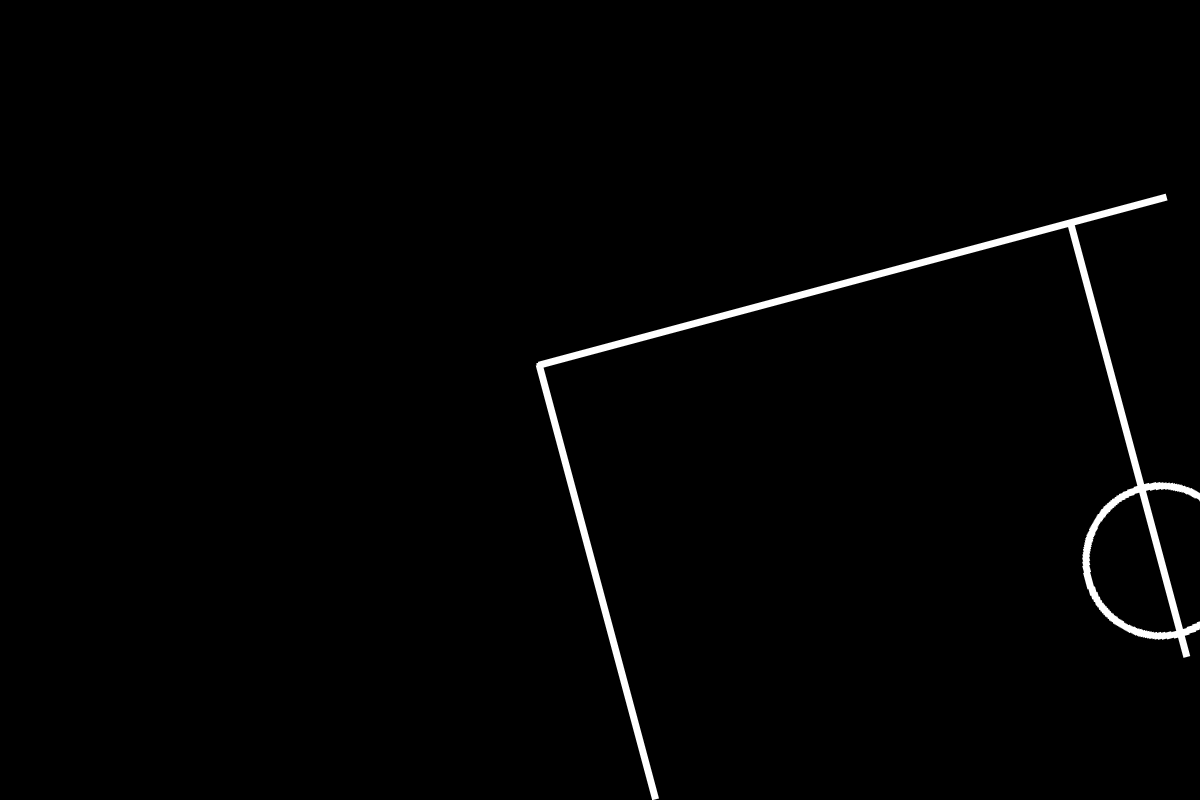
#> input picture src/vision_pkg/vision_pkg/maps/rotated_image.png, 1200 x 800 px, found by its file name
$ python image_damager.py ../maps/rotated_image.png
#> lines starting #> are read from the running program, lines starting #| are printed output that depends on the picture; after the words box and inside, x2 and y2 are one past the last pixel; in counts of white or black regions, pixels touching at a corner belong together
#> in main, img is the input picture: shape (800, 1200); min 0, max 255, mean 3.4
import cv2
import numpy as np
import random
import sys

def add_salt_noise(img, noise_prob=0.005):
    """
    Add salt noise (white pixels) to the image.

    Args:
        img (np.ndarray): Binary image.
        noise_prob (float): Probability that any pixel is set to white.

    Returns:
        np.ndarray: Image with added salt noise.
    """
#> called with noise_prob = 0.01
    noisy = img.copy()
    # Generate random noise mask: each pixel gets white with probability noise_prob.
    noise_mask = np.random.rand(*img.shape) < noise_prob
    noisy[noise_mask] = 255
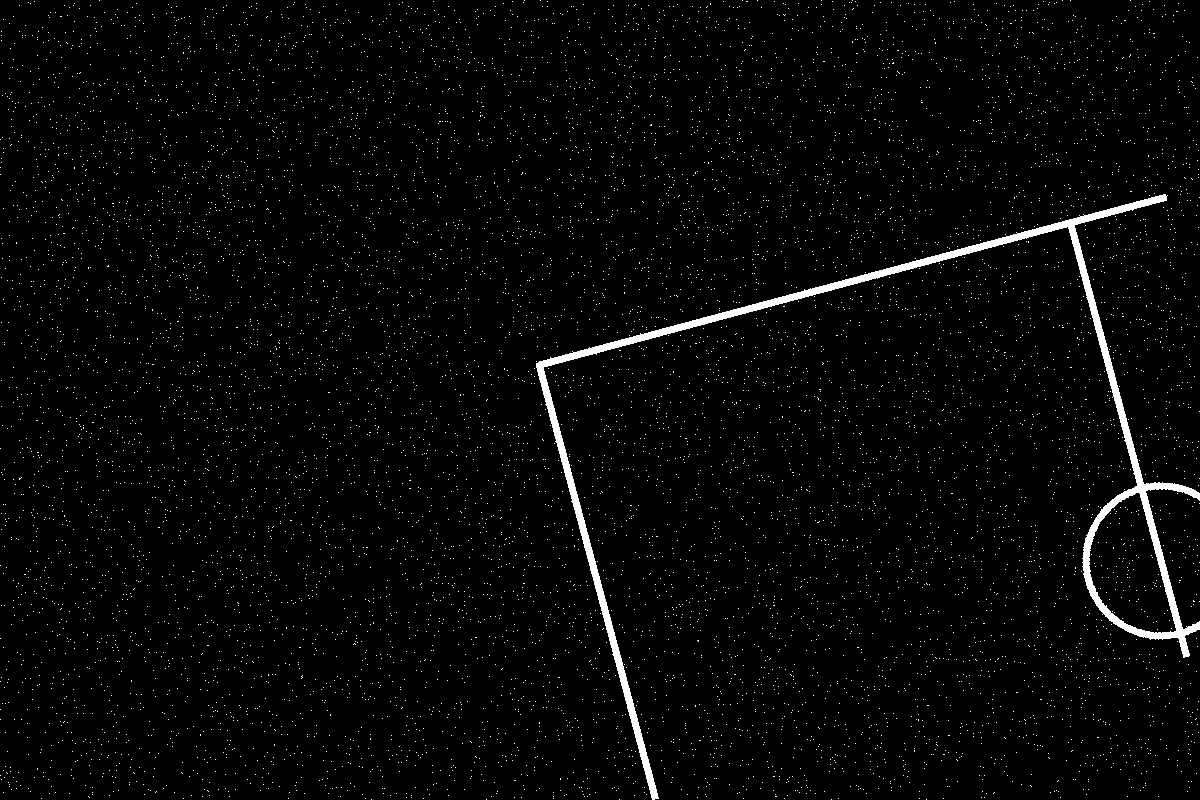
#> noisy: shape (800, 1200); 2.3% white; 9099 white regions (9098 under 20 px), largest, box (x1, y1, x2, y2) and area: (536, 194, 1200, 800) 13028
    return noisy

def add_white_clumps(img, num_clumps_range=(3, 10), clump_radius_range=(5, 20)):
    """
    Add random white clumps (circles) to the image.

    Args:
        img (np.ndarray): Binary image.
        num_clumps_range (tuple): Minimum and maximum number of clumps to add.
        clump_radius_range (tuple): Range for the radius of clumps.

    Returns:
        np.ndarray: Image with added white clumps.
    """
    damaged = img.copy()
    h, w = damaged.shape
    num_clumps = random.randint(*num_clumps_range)
    for _ in range(num_clumps):
        center = (random.randint(0, w - 1), random.randint(0, h - 1))
        radius = random.randint(*clump_radius_range)
        cv2.circle(damaged, center, radius, 255, -1)  # Filled white circle
    return damaged

def remove_clumps(img, num_remove_range=(3, 7), clump_radius_range=(5, 20), removal_type="full"):
    """
    Remove parts of the image by erasing random circular regions.

    Args:
        img (np.ndarray): Binary image.
        num_remove_range (tuple): Minimum and maximum number of clumps to remove.
        clump_radius_range (tuple): Range for the radius of the removed clumps.
        removal_type (str): "full" for completely blacking out the region,
                            "partial" for setting region to gray.

    Returns:
        np.ndarray: Image with removed (damaged) clumps.
    """
#> called with num_remove_range = (150, 300), clump_radius_range = (5, 20), removal_type = 'full'
    damaged = img.copy()
    h, w = damaged.shape
    num_remove = random.randint(*num_remove_range)
    for _ in range(num_remove):
        center = (random.randint(0, w - 1), random.randint(0, h - 1))
        radius = random.randint(*clump_radius_range)
        mask = np.zeros_like(damaged)
        cv2.circle(mask, center, radius, 255, -1)
        if removal_type == "full":
            damaged[mask == 255] = 0
        elif removal_type == "partial":
            damaged[mask == 255] = 128
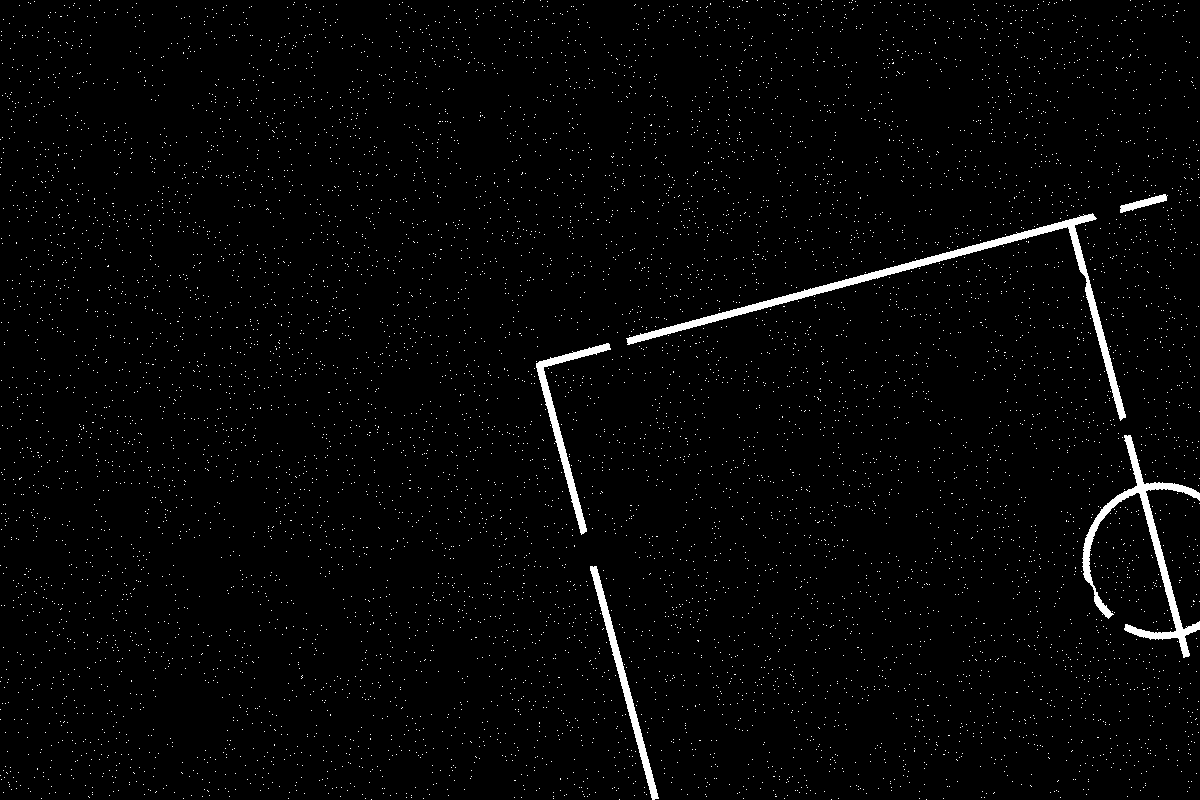
#> damaged: shape (800, 1200); 2.1% white; 8000 white regions (7995 under 20 px), largest, box (x1, y1, x2, y2) and area: (626, 213, 1126, 421) 4775, (1082, 435, 1200, 658) 3560, (536, 343, 611, 535) 1744, (590, 566, 659, 800) 1702, (1120, 194, 1168, 213) 341
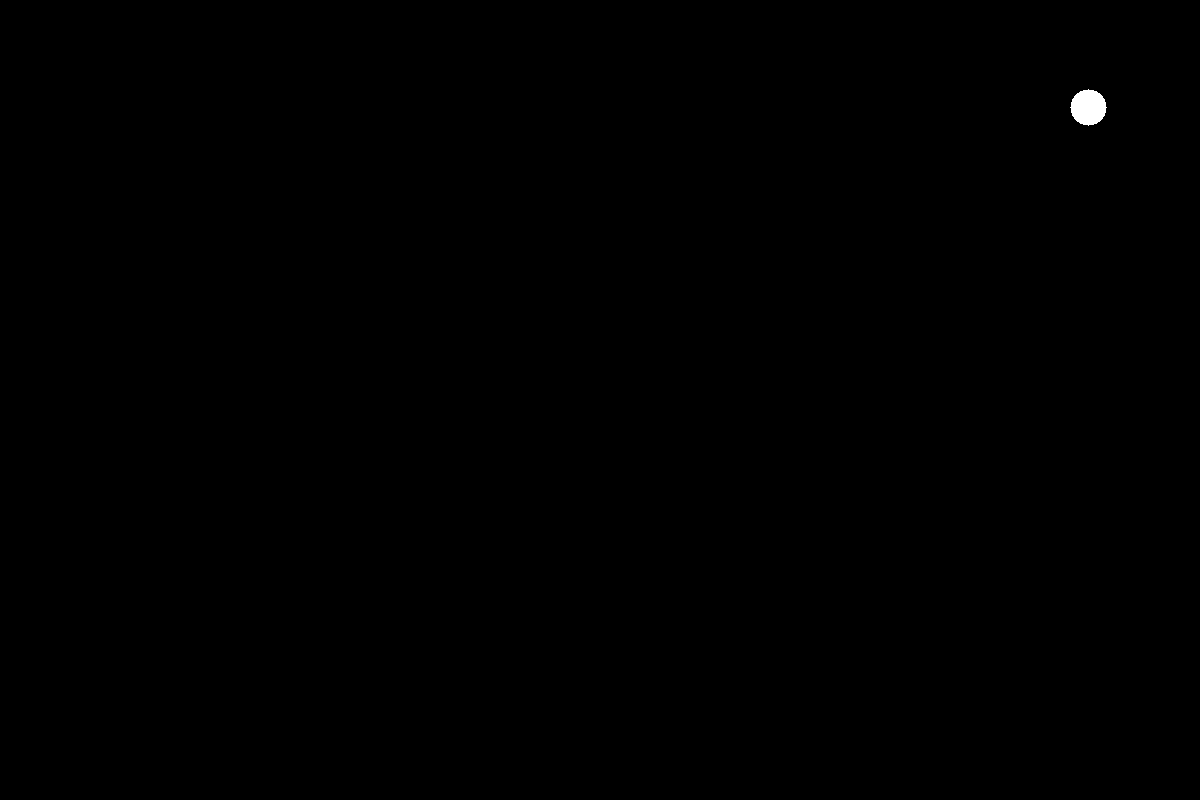
#> mask: shape (800, 1200); 0.11% white; 1 white region, box (x1, y1, x2, y2) and area: (1070, 89, 1107, 126) 1009
    return damaged

def damage_binary_image(binary_img, noise_prob=0.005):
    """
    Apply a series of damage operations on a binary image.

    Args:
        binary_img (np.ndarray): Input binary image.
        noise_prob (float): Probability for salt noise.

    Returns:
        np.ndarray: Damaged image.
    """
    damaged = add_salt_noise(binary_img, noise_prob=noise_prob)
    damaged = remove_clumps(damaged, num_remove_range=(150, 300), clump_radius_range=(5, 20), removal_type="full")
    damaged = add_white_clumps(damaged, num_clumps_range=(20, 40), clump_radius_range=(5, 10))
#> after the loop in add_white_clumps, `for _ in range(num_clumps):`:
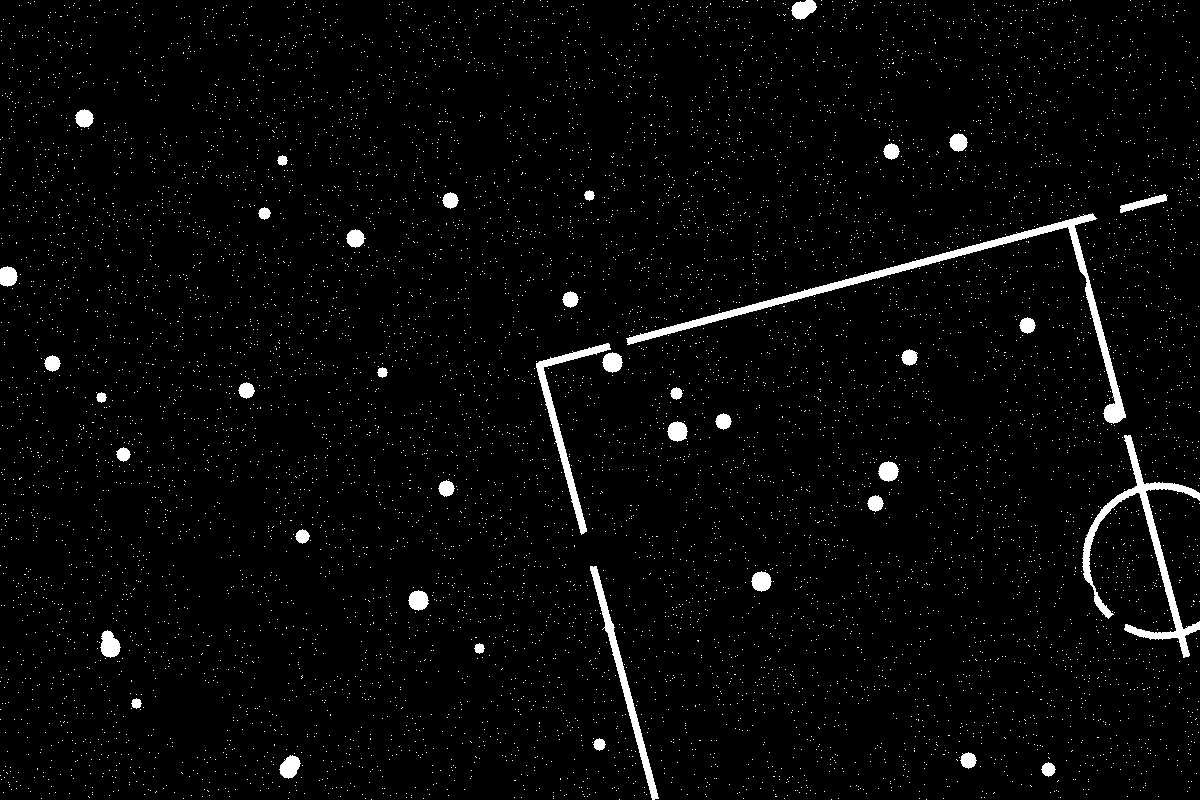
#> damaged: shape (800, 1200); 2.9% white; 7949 white regions (7909 under 20 px), largest, box (x1, y1, x2, y2) and area: (626, 213, 1126, 424) 5018, (1082, 435, 1200, 658) 3560, (536, 343, 611, 535) 1744
    return damaged

def convert_to_binary(image, threshold=127):
    """
    Convert a grayscale image to binary using a threshold.

    Args:
        image (np.ndarray): Grayscale image.
        threshold (int): Threshold value.

    Returns:
        np.ndarray: Binary image.
    """
    _, binary = cv2.threshold(image, threshold, 255, cv2.THRESH_BINARY)
    return binary

def main():
    # if len(sys.argv) < 2:
    #     print("Usage: python damage_image.py <path_to_image>")
    #     sys.exit(1)

    image_path = "src/vision_pkg/vision_pkg/maps/rotated_image.png"
    # Load the image in grayscale (if not already binary, we will threshold it)
    img = cv2.imread(image_path, cv2.IMREAD_GRAYSCALE)
    if img is None:
        print(f"Error: Unable to load image at {image_path}")
        sys.exit(1)

    # Convert to binary if necessary. If your image is already binary, this is fine.
    binary_img = convert_to_binary(img, threshold=127)

    # Damage the binary image.
    damaged_img = damage_binary_image(binary_img, noise_prob=0.01)

    # Display original and damaged images.
    cv2.imshow("Original Binary Image", binary_img)
    cv2.imshow("Damaged Image", damaged_img)
    print("Press any key to exit.")
    cv2.waitKey(0)

    # Save the damaged image.
    output_path = "damaged_image.png"
    cv2.imwrite(output_path, damaged_img)
    print(f"Damaged image saved to {output_path}")
    cv2.destroyAllWindows()

if __name__ == "__main__":
    main()

$ run again, with src/vision_pkg/vision_pkg/maps/distance_field.png copied over src/vision_pkg/vision_pkg/maps/rotated_image.png
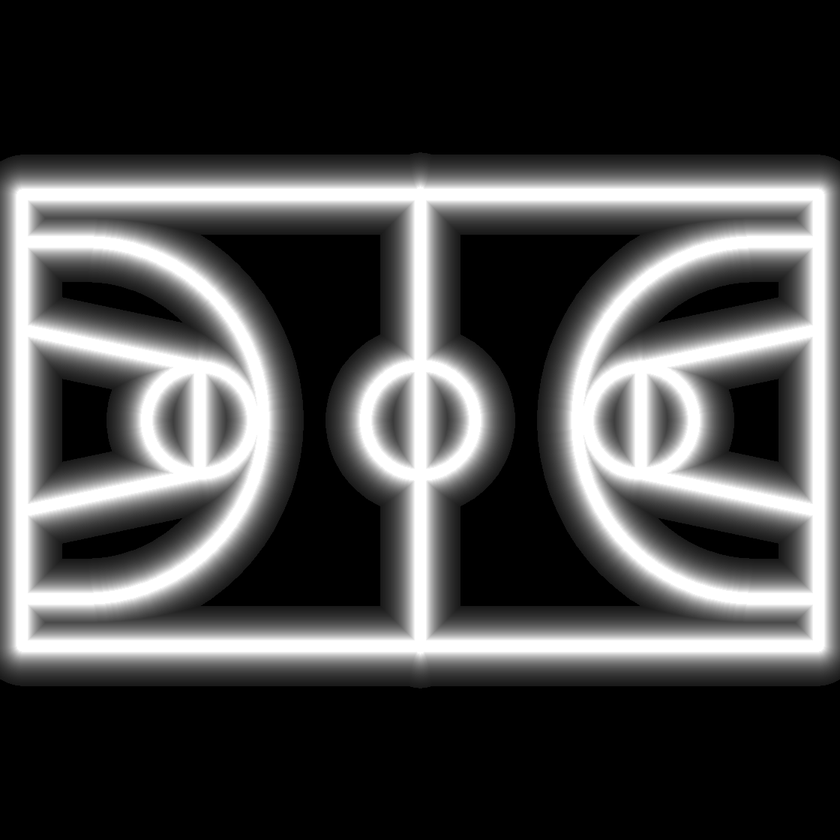
#> input picture src/vision_pkg/vision_pkg/maps/distance_field.png, 840 x 840 px, shrunk from 1120 x 1120 before the run, found by its file name
#> in main, img is the input picture: shape (840, 840); min 0, max 255, mean 71.6
#> in convert_to_binary, `_, binary = cv2.threshold(image, threshold, 255, cv2.THRESH_BINARY)`:
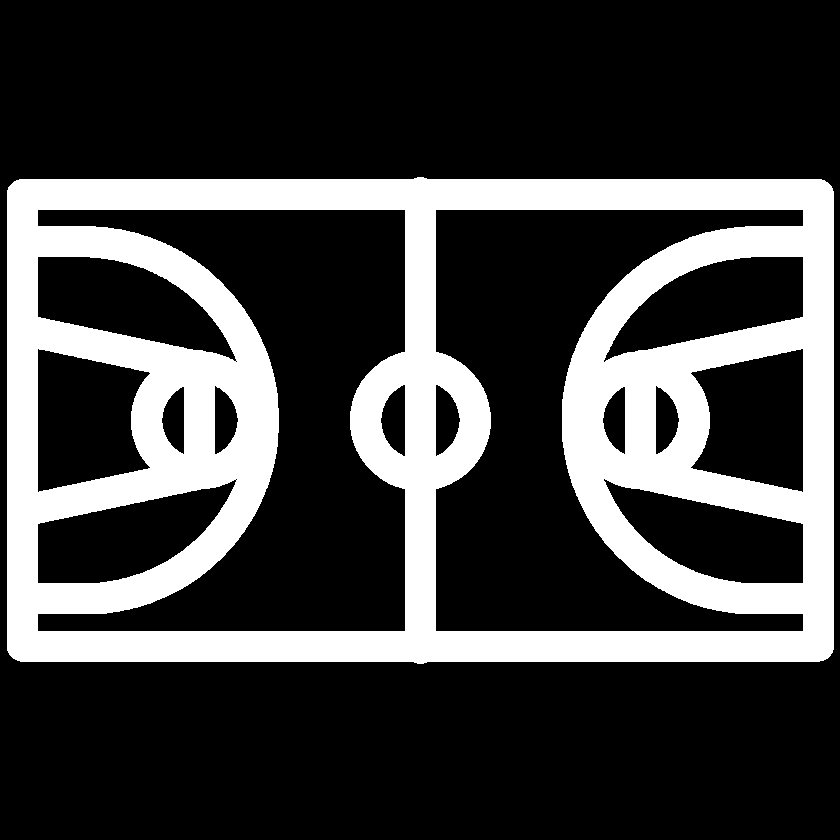
#> binary: shape (840, 840); 25.4% white; 1 white region, box (x1, y1, x2, y2) and area: (7, 177, 834, 664) 179432
#> noisy: shape (840, 840); 26.2% white; 4997 white regions (4996 under 20 px), largest, box (x1, y1, x2, y2) and area: (6, 177, 835, 664) 179536
#> after the loop in add_white_clumps, `for _ in range(num_clumps):`:
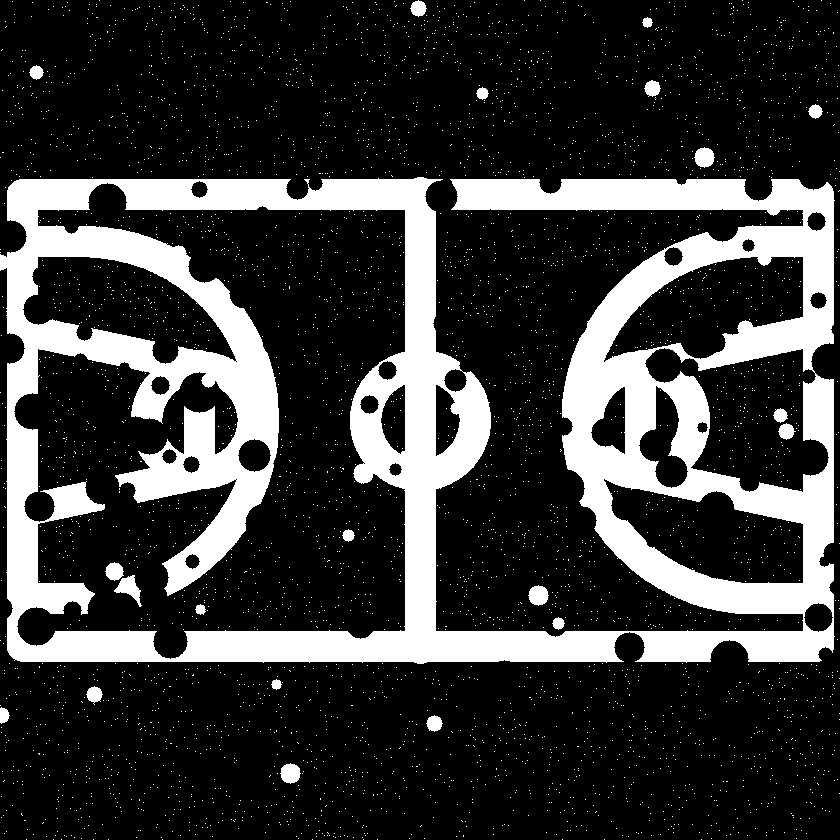
#> damaged: shape (840, 840); 22.7% white; 4078 white regions (4057 under 20 px), largest, box (x1, y1, x2, y2) and area: (0, 177, 835, 664) 152172, (114, 575, 142, 607) 382, (280, 763, 301, 784) 319

$ run again, with src/vision_pkg/vision_pkg/maps/distance_test_field.png copied over src/vision_pkg/vision_pkg/maps/rotated_image.png
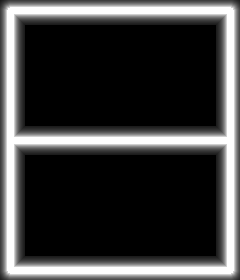
#> input picture src/vision_pkg/vision_pkg/maps/distance_test_field.png, 240 x 280 px, found by its file name
#> in main, img is the input picture: shape (280, 240); min 0, max 255, mean 63
#> in convert_to_binary, `_, binary = cv2.threshold(image, threshold, 255, cv2.THRESH_BINARY)`:
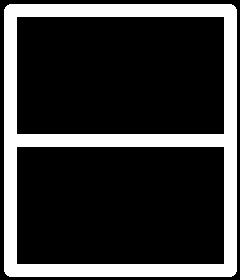
#> binary: shape (280, 240); 22.5% white; 1 white region, box (x1, y1, x2, y2) and area: (4, 4, 237, 277) 15123
#> noisy: shape (280, 240); 23.3% white; 511 white regions (510 under 20 px), largest, box (x1, y1, x2, y2) and area: (3, 3, 239, 279) 15156
#> after the loop in add_white_clumps, `for _ in range(num_clumps):`:
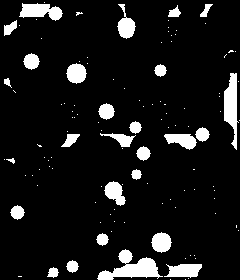
#> damaged: shape (280, 240); 9.5% white; 118 white regions (91 under 20 px), largest, box (x1, y1, x2, y2) and area: (97, 249, 163, 280) 907, (224, 73, 239, 150) 659, (19, 3, 63, 21) 500
